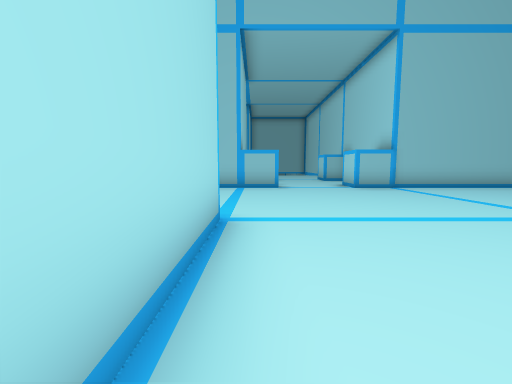
view 1 (above)

24 first-person views from a walk through a 3-D level made in the Unity game engine. The camera is 1.5 m above the floor, tilts 6° down and sees 90° across. The floor is counted in squares, 2 m on a side. Each view is taken from the middle of a square. On the plan, view 1 faces up. The plan holds only what a view shows up to about 9 squares ahead; the rest is blank. The place goes on beyond the plan. The player character is not drawn.

view 2
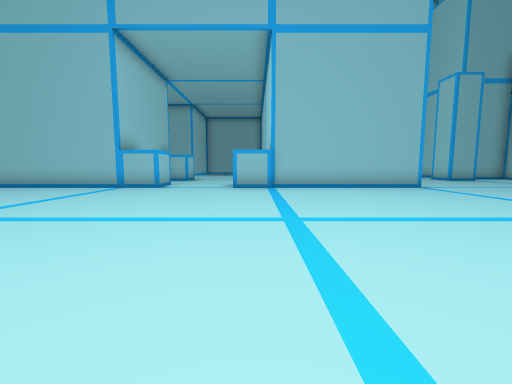

view 3
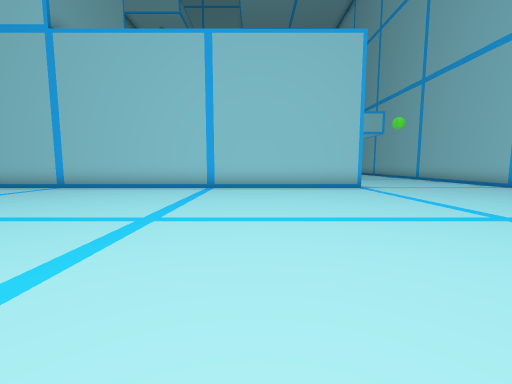

view 4
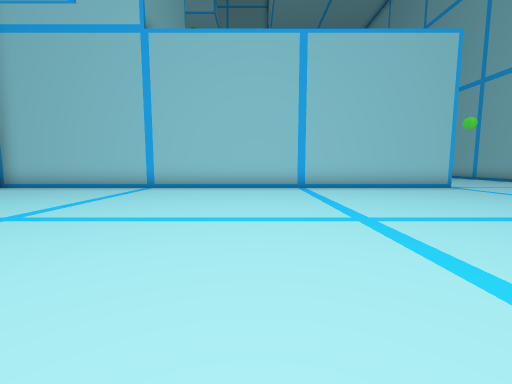

view 5
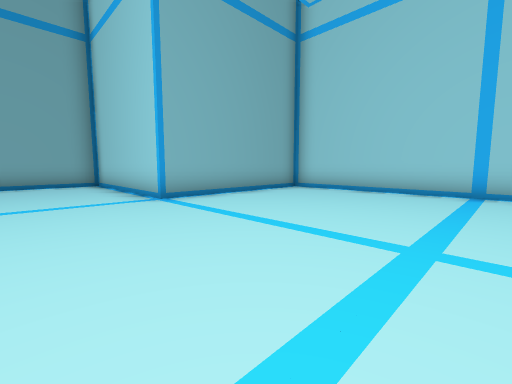

view 6
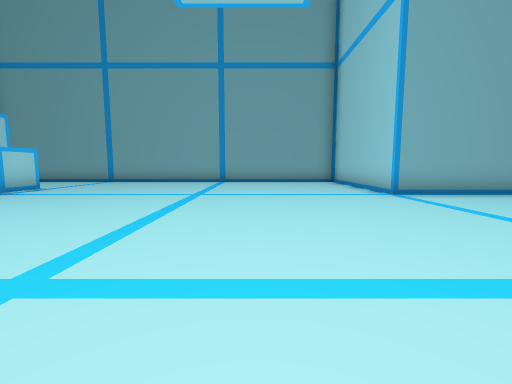

view 7
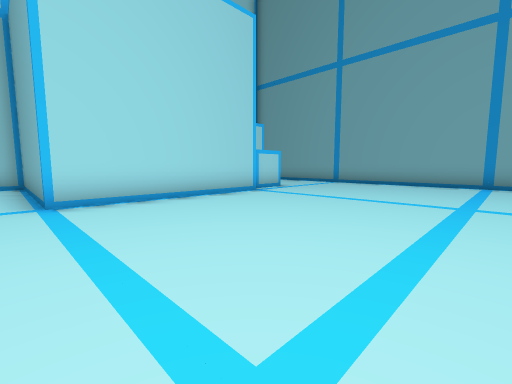

view 8
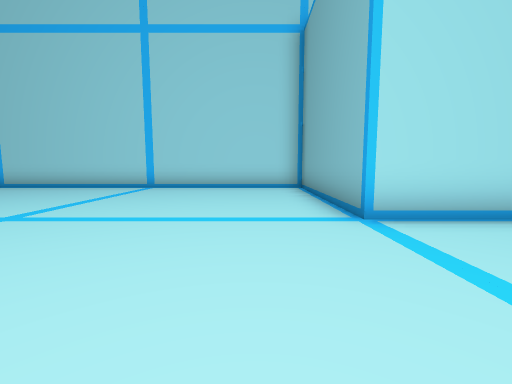

view 9
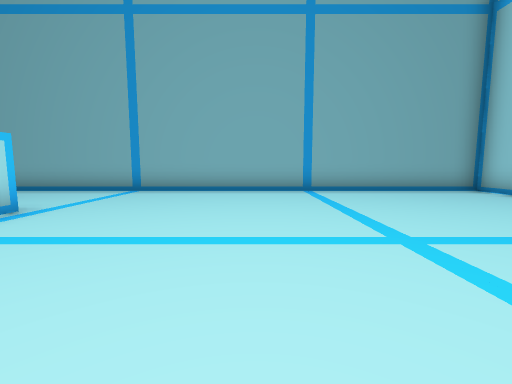

view 10
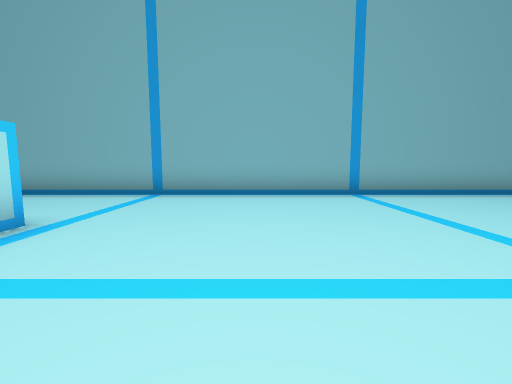

view 11
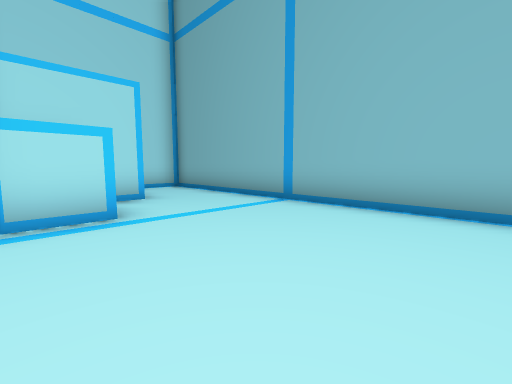

view 12
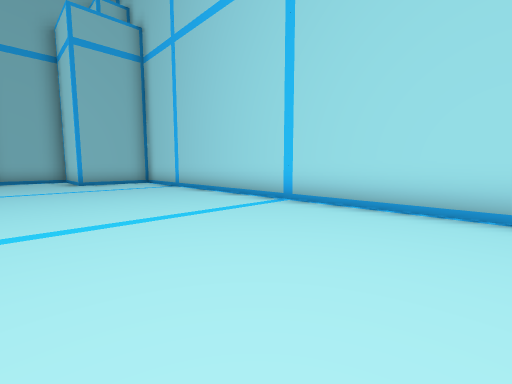

view 13
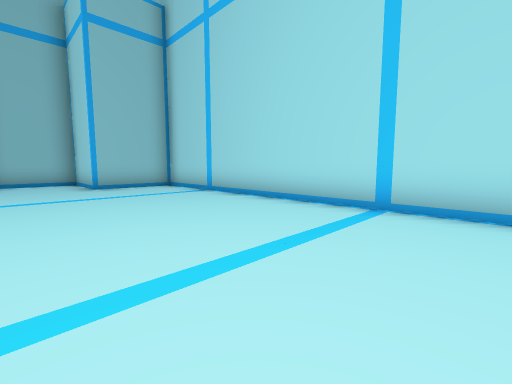

view 14
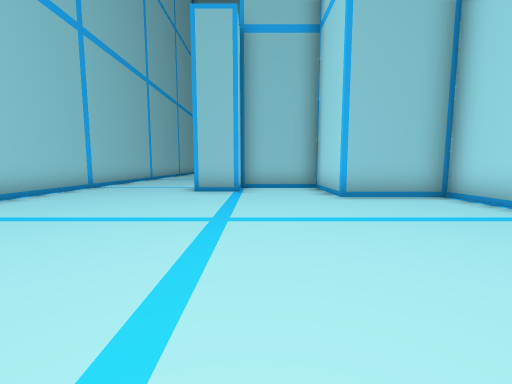

view 15
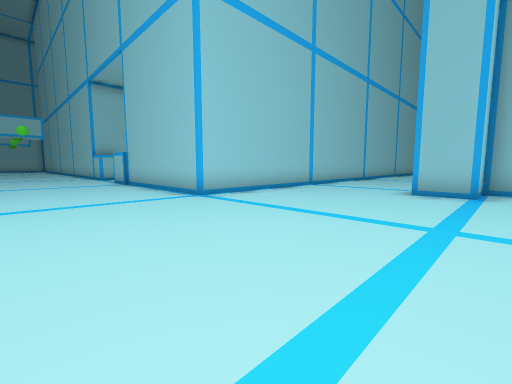

view 16
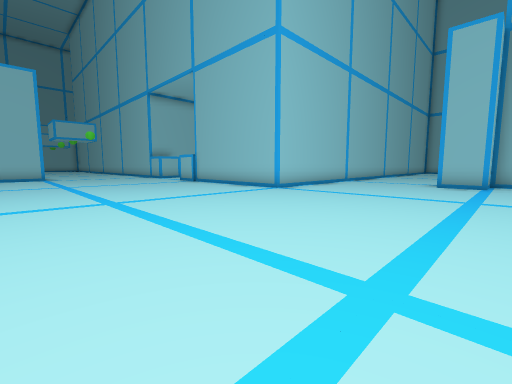

view 17
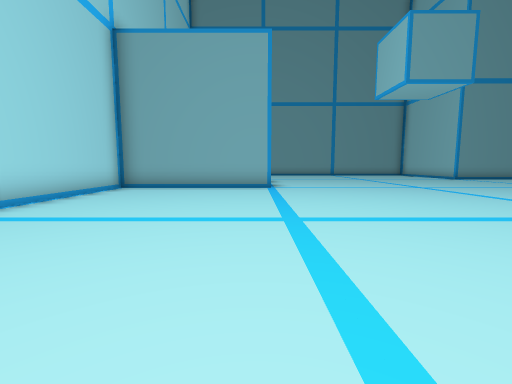

view 18
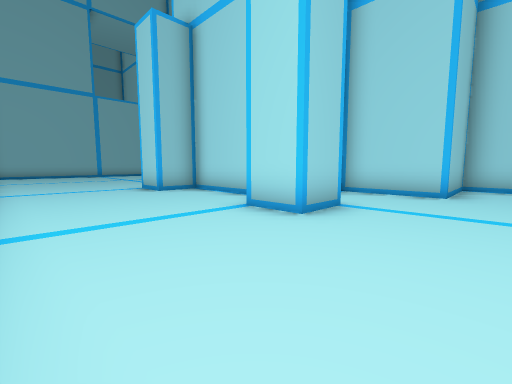

view 19
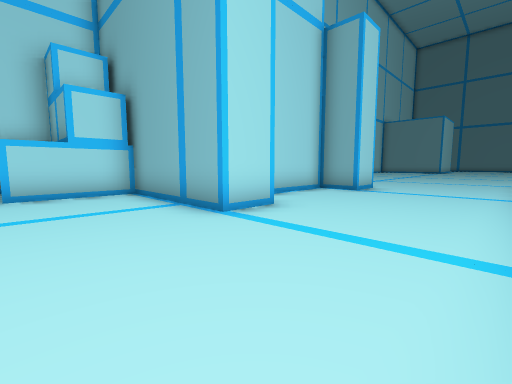

view 20
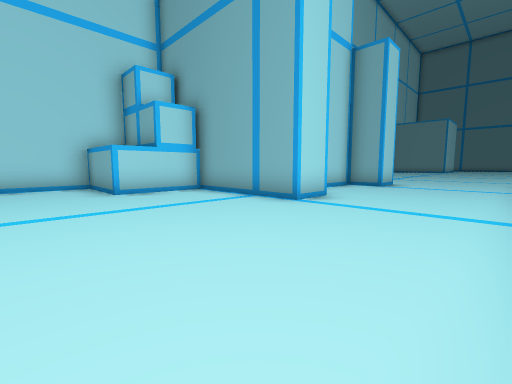

view 21
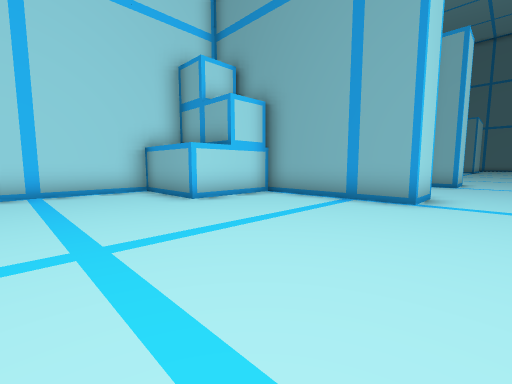

view 22
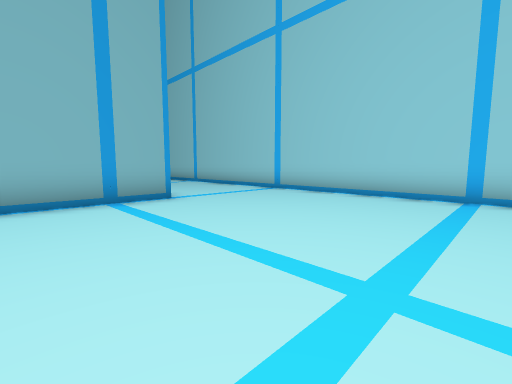

view 23
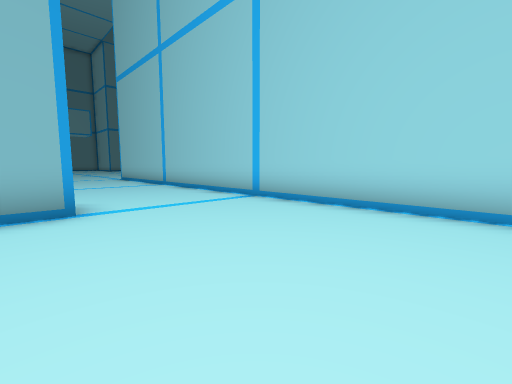

view 24
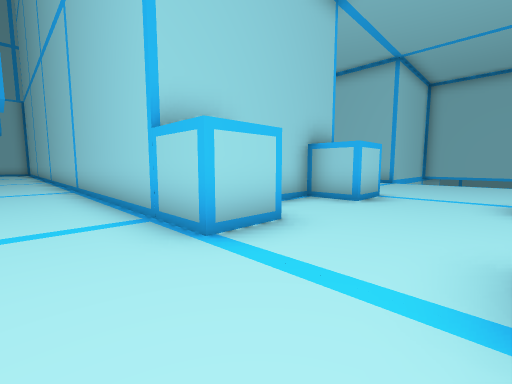

### Floor plan
Points are (right, up) in squares from view 1. A wall is a line through its corners. A room is listed if a view was taken in it or the views show most of it. See-through windows are left out.
Room 1 (views 1, 2, 3, 4, 5, 6, 7, 8, 9, 10, 11, 12, 13, 14, 15, 16, 17, 18, 19, 20, 21, 22, 23, 24)
walls: (-0.5, 3.6) (-0.5, -11.5) (4.5, -11.5) (4.5, -16.5) (19.5, -16.5) (19.5, -15.2); (-0.4, 8.5) (-5.5, 8.5); (17, 13.5) (14.5, 13.5) (14.5, 12.3) (13.2, 12.3) (13.2, 13.5) (14.5, 13.5) (14.5, 17.2) (13.2, 17.2) (13.2, 18.5) (17, 18.5); (-0.5, 12.4) (-0.5, 11.2); (14.5, -11.5) (14.5, -6.5) (19.5, -6.5) (19.5, 11) (17, 11) (17, 12.5); (19.5, 20.9) (19.5, 24.1); (9.5, 24.1) (9.5, 8.5) (4.5, 8.5)
objects: other object (0, 9); other object (0, 13); other object (4, 9); other object (15, -13) to (16, -12); other object (17, -14) to (17, -12); other object (17, 19); other object (17, 20) to (19, 21)

Where each view was taken, in squares from view 1:
view 1: 0 up, 0 right, facing up
view 2: 0 up, 4 right, facing up
view 3: 0 up, 8 right, facing left
view 4: 3 down, 8 right, facing left
view 5: 6 down, 7 right, facing down-left
view 6: 5 down, 8 right, facing down
view 7: 6 down, 9 right, facing down-right
view 8: 5 down, 11 right, facing right
view 9: 9 down, 11 right, facing down
view 10: 10 down, 12 right, facing down
view 11: 12 down, 11 right, facing down-right
view 12: 0 up, 15 right, facing up-right
view 13: 2 up, 15 right, facing up-right
view 14: 5 up, 15 right, facing up
view 15: 5 up, 15 right, facing up-left
view 16: 2 up, 15 right, facing up-left
view 17: 2 up, 15 right, facing down
view 18: 10 up, 10 right, facing up-right
view 19: 21 up, 10 right, facing down-right
view 20: 23 up, 10 right, facing down-right
view 21: 24 up, 12 right, facing down-right
view 22: 24 up, 16 right, facing down-left
view 23: 23 up, 14 right, facing down-left
view 24: 7 up, 3 right, facing up-left
